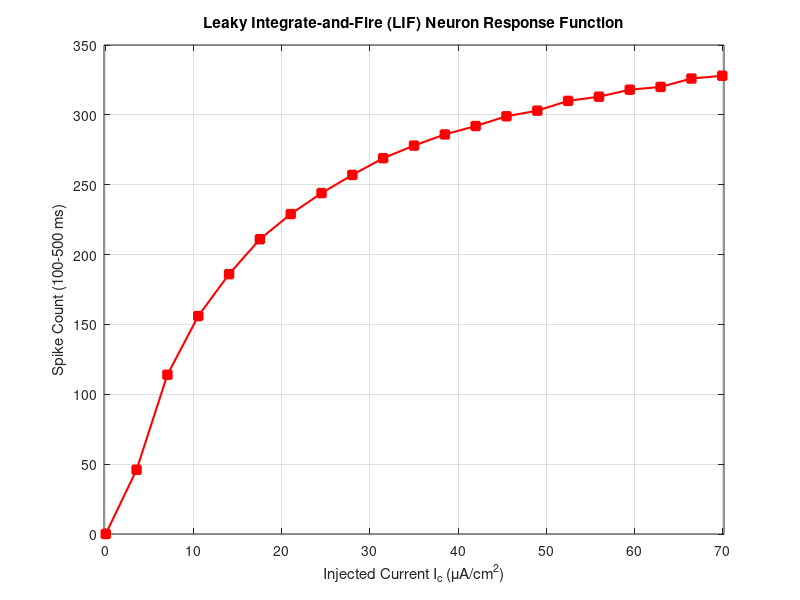

Here is the MATLAB script that generated this plot:
% Homewrok2: Problem 1d_LIF_ResponseFunction.m
% -------------------------------------------------------------------------
% Purpose:
% Calculates and plots the response function (spike count vs. injected current)
% for a simple Leaky Integrate-and-Fire (LIF) neuron model.
% Compares its response profile to the Hodgkin-Huxley model.
% -------------------------------------------------------------------------

clear; clc; close all; % Start fresh

fprintf('--- LIF Neuron Response Function Calculation ---\n');

%% === LIF Model Parameters ===
% Use parameters comparable to HH where applicable, but typical for LIF
Cm = 1.0;          % Membrane Capacitance (uF/cm^2) - Same as HH
gL = 0.3;          % Leak Conductance (mS/cm^2) - Same as HH leak
V_rest = -65.0;    % Resting Potential (mV) - More typical resting value
V_thresh = -55.0;  % Spike Threshold (mV)
V_reset = -70.0;   % Reset Potential after spike (mV)
t_ref = 1.0;       % Absolute Refractory Period (ms)

% Calculate membrane time constant (optional, but informative)
tau_m = Cm / gL; % ms
fprintf('LIF Parameters: Cm=%.1f, gL=%.1f, V_rest=%.1f, V_thresh=%.1f, V_reset=%.1f, t_ref=%.1f, tau_m=%.2f\n', ...
    Cm, gL, V_rest, V_thresh, V_reset, t_ref, tau_m);

%% === simulation setup ===
dt = 0.01;                     % Simulation time step (ms)
t_start = 0;                   % Simulation start time (ms)
t_end = 500;                   % Simulation end time (ms)
time_vector = t_start:dt:t_end;% Vector of time points
stim_onset_time = 100;         % Stimulus onset time (ms)
stim_duration_sec = (t_end - stim_onset_time) / 1000; % Duration for rate calc (s)

%% === Range of Input Currents ===
% range might need to be adjusted here 
Ic_min = 0;
Ic_max = 70;       % 
num_Ic_steps = 21; % 
Ic_values = linspace(Ic_min, Ic_max, num_Ic_steps); % Vector of currents

% an array to store results
spike_counts_per_Ic_lif = zeros(size(Ic_values));

fprintf('Testing %d current values from %.2f to %.2f uA/cm^2...\n', num_Ic_steps, Ic_min, Ic_max);
progress_timer = tic;

%% === Loop Through Each Current Value ===
for k = 1:length(Ic_values)
    current_Ic = Ic_values(k);

    % --- Reset Initial Neuron State ---
    membrane_potential = V_rest; % Start at rest
    time_since_last_spike = inf; % Not in refractory period initially

    % --- Reset Spike Counting Variables ---
    current_spike_count = 0;

    % --- Run the LIF Simulation for this Ic value ---
    for current_time = time_vector

        % Check if currently in refractory period
        is_refractory = (time_since_last_spike < t_ref);

        % Update time since last spike
        time_since_last_spike = time_since_last_spike + dt;

        % If refractory, hold voltage at reset and do nothing else
        if is_refractory
            membrane_potential = V_reset; % Clamp voltage during refractory
            continue; % Skip integration and threshold check
        end

        % --- Integration Step (if not refractory) ---
        % 1. Determine External Input Current
        if current_time >= stim_onset_time
            external_current = current_Ic;
        else
            external_current = 0;
        end

        % 2. Update Membrane Potential using Forward Euler
        % dV/dt = (-gL*(V - V_rest) + I_ext) / Cm
        V = membrane_potential; % Use temp variable for clarity
        dV = ((-gL * (V - V_rest) + external_current) / Cm);
        membrane_potential = V + dV * dt;

        % --- Check for Spike ---
        if membrane_potential >= V_thresh
            % Spike occurred!
            membrane_potential = V_reset; % Reset voltage
            time_since_last_spike = 0;    % Reset refractory timer

            % Count spike ONLY if it occurs during the stimulus period
            if current_time >= stim_onset_time
                current_spike_count = current_spike_count + 1;
            end
        end % End spike check

    end % End simulation loop for one Ic value

    % --- Store the result for this Ic ---
    spike_counts_per_Ic_lif(k) = current_spike_count;
    % Print progress
    % fprintf('  Ic = %.4f uA/cm^2 --> Spikes = %d\n', current_Ic, current_spike_count);

end % end the loop over Ic_values

fprintf('Finished calculations in %.2f seconds.\n', toc(progress_timer));
fprintf('--------------------------------------------------\n');

%% === Plot the LIF Response Function ===
figure;
plot(Ic_values, spike_counts_per_Ic_lif, 'rs-', 'LineWidth', 1.5, 'MarkerSize', 6, 'MarkerFaceColor', 'r');
xlabel('Injected Current I_c (\muA/cm^2)');
ylabel(sprintf('Spike Count (%d-%d ms)', stim_onset_time, t_end));
title('Leaky Integrate-and-Fire (LIF) Neuron Response Function');
grid on;
xlim([Ic_min - 0.2, Ic_max + 0.2]); % 
